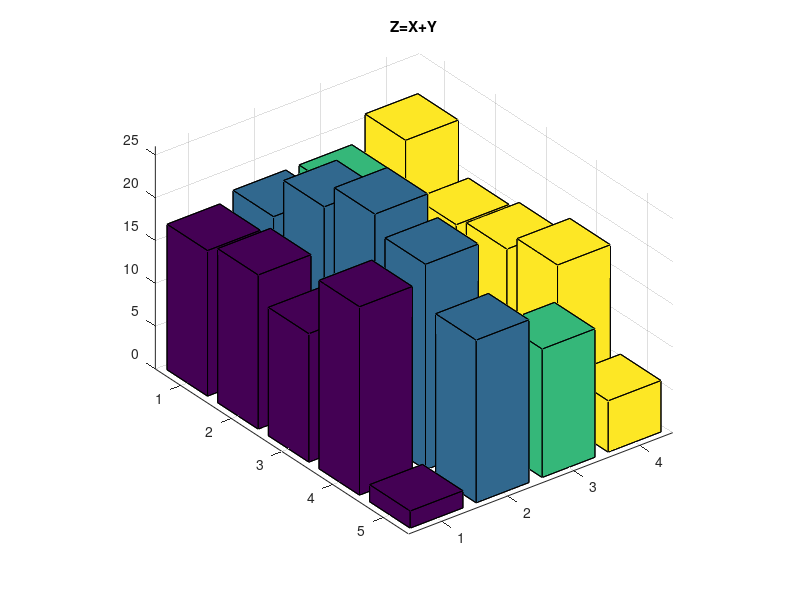
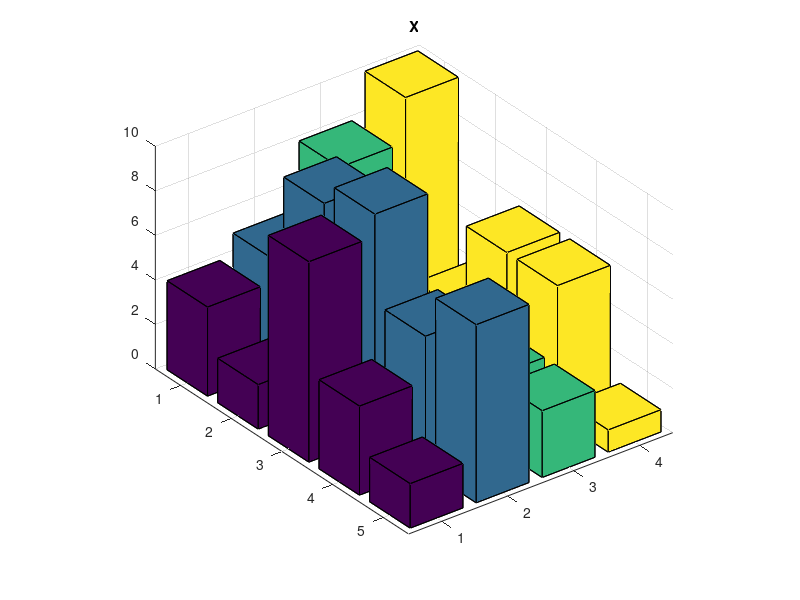
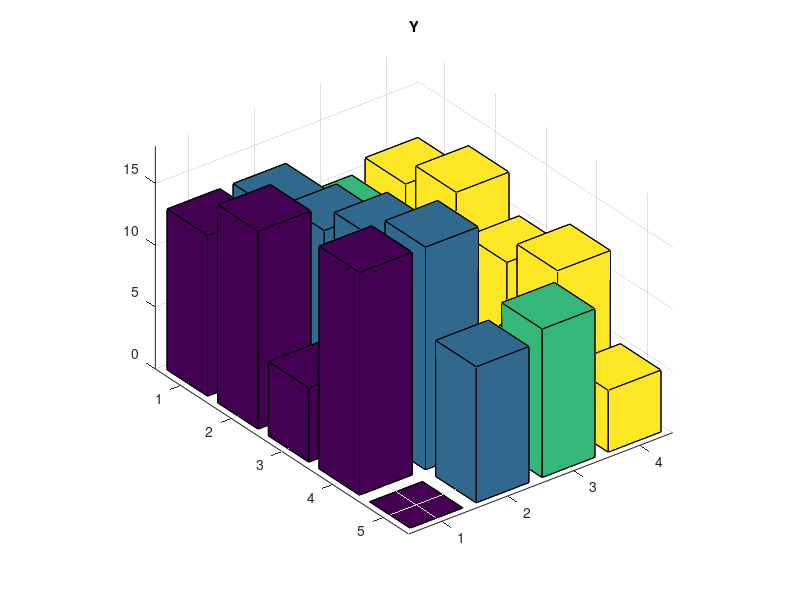

MATLAB code for these plots, in order:
% To calculate the addition of two matrix and plot all the matrix in 3D
X=round(10*rand(5,4));
Y=round(20*rand(5,4));

Z=X+Y;

figure(1);
bar3(Z);
title('Z=X+Y');

figure(2);
bar3(X);
title('X');

figure(3);
bar3(Y);
title('Y');